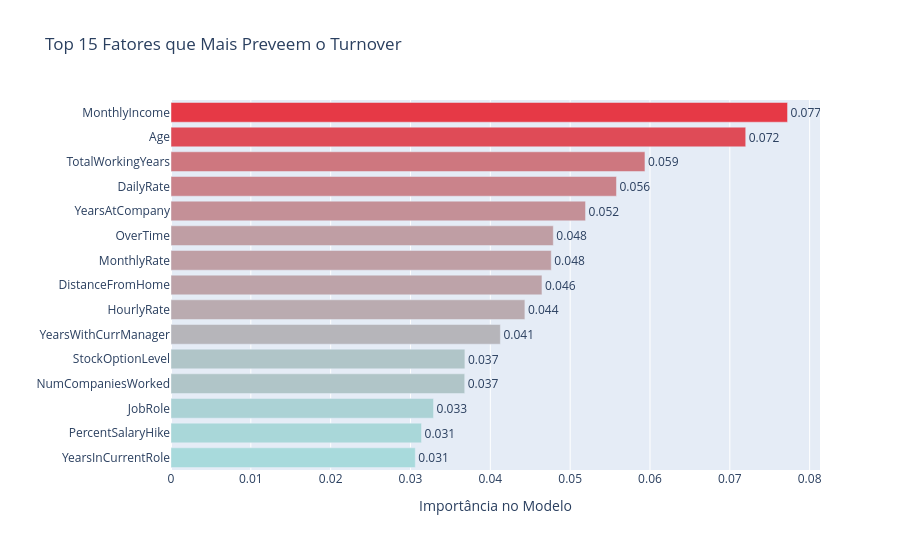

Write notebook code for a chart like this one.
### Markdown cell above
## 3. Quais Fatores Mais Preveem a Saída?

### Code cell
# Feature importance
importancias = pd.DataFrame({
    'fator': X.columns,
    'importancia': modelo.feature_importances_
}).sort_values('importancia', ascending=True).tail(15)

fig = px.bar(
    importancias, x='importancia', y='fator',
    orientation='h',
    color='importancia',
    color_continuous_scale=['#A8DADC', '#E63946'],
    title='Top 15 Fatores que Mais Preveem o Turnover',
    labels={'importancia': 'Importância no Modelo', 'fator': ''},
    text=importancias['importancia'].round(3).astype(str)
)
fig.update_traces(textposition='outside')
fig.update_layout(coloraxis_showscale=False, height=550)
fig.show()

### Figure 1 — Plotly figure (JSON) as saved in the notebook; plotly's stock layout.template omitted (floating-point values rounded to 4 significant figures)
{"data": [{"hovertemplate": "Importância no Modelo=%{marker.color}<br>=%{y}<br>text=%{text}<extra></extra>", "legendgroup": "", "marker": {"color": [0.0306, 0.03138, 0.03288, 0.03679, 0.03681, 0.04126, 0.04433, 0.04647, 0.04763, 0.04789, 0.05193, 0.0558, 0.05937, 0.07199, 0.07723], "coloraxis": "coloraxis", "pattern": {"shape": ""}}, "name": "", "orientation": "h", "showlegend": false, "text": ["0.031", "0.031", "0.033", "0.037", "0.037", "0.041", "0.044", "0.046", "0.048", "0.048", "0.052", "0.056", "0.059", "0.072", "0.077"], "textposition": "outside", "type": "bar", "x": [0.0306, 0.03138, 0.03288, 0.03679, 0.03681, 0.04126, 0.04433, 0.04647, 0.04763, 0.04789, 0.05193, 0.0558, 0.05937, 0.07199, 0.07723], "xaxis": "x", "y": ["YearsInCurrentRole", "PercentSalaryHike", "JobRole", "NumCompaniesWorked", "StockOptionLevel", "YearsWithCurrManager", "HourlyRate", "DistanceFromHome", "MonthlyRate", "OverTime", "YearsAtCompany", "DailyRate", "TotalWorkingYears", "Age", "MonthlyIncome"], "yaxis": "y"}], "layout": {"barmode": "relative", "coloraxis": {"colorbar": {"title": {"text": "Importância no Modelo"}}, "colorscale": [[0.0, "#A8DADC"], [1.0, "#E63946"]], "showscale": false}, "height": 550, "legend": {"tracegroupgap": 0}, "title": {"text": "Top 15 Fatores que Mais Preveem o Turnover"}, "xaxis": {"anchor": "y", "domain": [0.0, 1.0], "title": {"text": "Importância no Modelo"}}, "yaxis": {"anchor": "x", "domain": [0.0, 1.0], "title": {"text": ""}}}}
